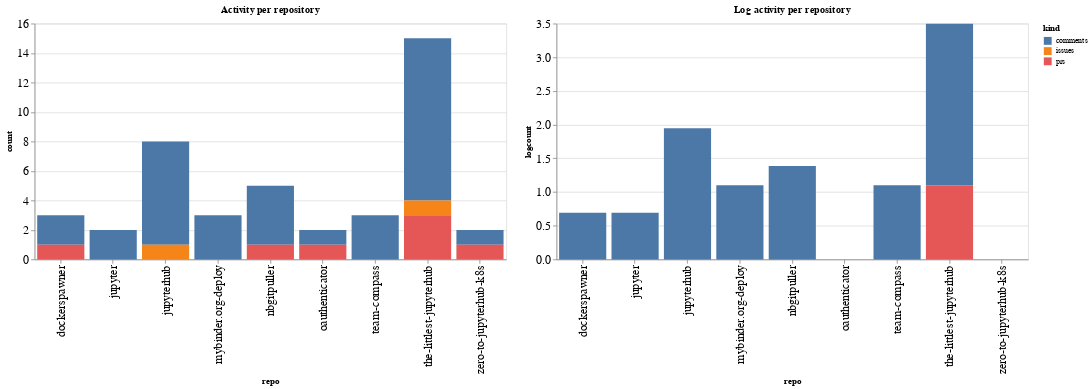

This figure's notebook cell:
### Code cell
ch1 = alt.Chart(repo_summaries, width=600, title="Activity per repository").mark_bar().encode(
    x='repo',
    y='count',
    color='kind',
    tooltip="kind"
)

ch2 = alt.Chart(repo_summaries, width=600, title="Log activity per repository").mark_bar().encode(
    x='repo',
    y='logcount',
    color='kind',
    tooltip="kind"
)

ch1 | ch2

### Figure 1 — Vega-Lite specification as saved in the notebook (floating-point values rounded to 4 significant figures)
{"config": {"axisLeft": {"labelFontSize": 15}, "axisBottom": {"labelFontSize": 15}}, "hconcat": [{"mark": "bar", "encoding": {"color": {"type": "nominal", "field": "kind"}, "tooltip": {"type": "nominal", "field": "kind"}, "x": {"type": "nominal", "field": "repo"}, "y": {"type": "quantitative", "field": "count"}}, "title": "Activity per repository", "width": 600}, {"mark": "bar", "encoding": {"color": {"type": "nominal", "field": "kind"}, "tooltip": {"type": "nominal", "field": "kind"}, "x": {"type": "nominal", "field": "repo"}, "y": {"type": "quantitative", "field": "logcount"}}, "title": "Log activity per repository", "width": 600}], "data": {"name": "data-1d963cdc529c01d094497b2da920bfa7"}, "$schema": "https://vega.github.io/schema/vega-lite/v4.8.1.json", "datasets": {"data-1d963cdc529c01d094497b2da920bfa7": [{"repo": "dockerspawner", "kind": "comments", "count": 2, "logcount": 0.6931}, {"repo": "dockerspawner", "kind": "prs", "count": 1, "logcount": 0.0}, {"repo": "jupyter", "kind": "comments", "count": 2, "logcount": 0.6931}, {"repo": "jupyterhub", "kind": "comments", "count": 7, "logcount": 1.946}, {"repo": "jupyterhub", "kind": "issues", "count": 1, "logcount": 0.0}, {"repo": "mybinder.org-deploy", "kind": "comments", "count": 3, "logcount": 1.099}, {"repo": "nbgitpuller", "kind": "comments", "count": 4, "logcount": 1.386}, {"repo": "nbgitpuller", "kind": "prs", "count": 1, "logcount": 0.0}, {"repo": "oauthenticator", "kind": "comments", "count": 1, "logcount": 0.0}, {"repo": "oauthenticator", "kind": "prs", "count": 1, "logcount": 0.0}, {"repo": "team-compass", "kind": "comments", "count": 3, "logcount": 1.099}, {"repo": "the-littlest-jupyterhub", "kind": "comments", "count": 11, "logcount": 2.398}, {"repo": "the-littlest-jupyterhub", "kind": "issues", "count": 1, "logcount": 0.0}, {"repo": "the-littlest-jupyterhub", "kind": "prs", "count": 3, "logcount": 1.099}, {"repo": "zero-to-jupyterhub-k8s", "kind": "comments", "count": 1, "logcount": 0.0}, {"repo": "zero-to-jupyterhub-k8s", "kind": "prs", "count": 1, "logcount": 0.0}]}}
